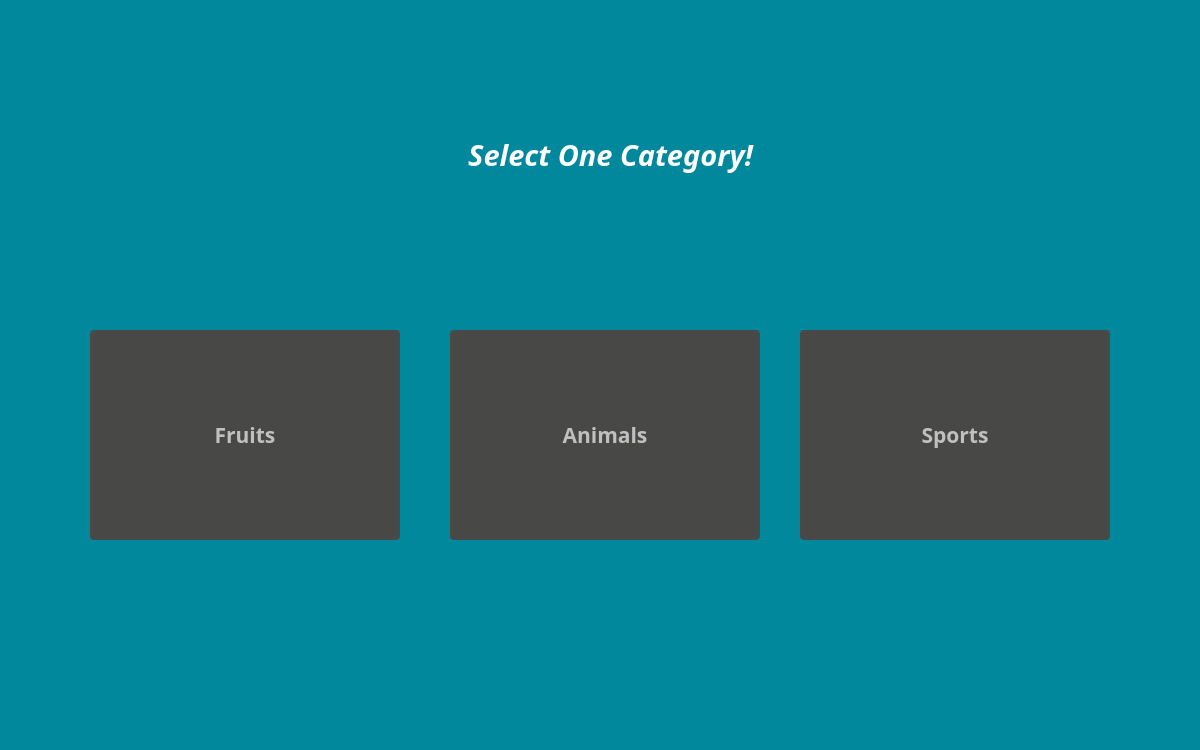
<?xml version="1.0" encoding="UTF-8"?>
<ui version="4.0">
 <class>Category</class>
 <widget class="QMainWindow" name="Category">
  <property name="geometry">
   <rect>
    <x>0</x>
    <y>0</y>
    <width>1200</width>
    <height>750</height>
   </rect>
  </property>
  <property name="windowTitle">
   <string>Category Layout</string>
  </property>
  <property name="styleSheet">
   <string notr="true">
        QWidget
        {
            color: #fff;
            background-color: #01889C;
            selection-background-color:#3d8ec9;
            selection-color: black;
            background-clip: border;
            border-image: none;
            outline: 0;
        }

        QPushButton
        {
            color: silver;
            background-color: #484846;
            border-width: 2px;
            border-color: #4A4949;
            border-style: solid;
            padding-top: 2px;
            padding-bottom: 2px;
            padding-left: 10px;
            padding-right: 10px;
            border-radius: 4px;
        }

        QPushButton:focus {
            background-color: #302F2F;
            color: white;
        }

        QPushButton:checked{
            background-color: #302F2F;
            border-color: #6A6969;
        }

        QPushButton:hover {
            border: 2px solid #fff;
            color: silver;
        }

        QPushButton:pressed
        {
            background-color: #484846;
        }

    </string>
  </property>
  <widget class="QWidget" name="centralwidget">
   <widget class="QLabel" name="label">
    <property name="geometry">
     <rect>
      <x>260</x>
      <y>100</y>
      <width>701</width>
      <height>111</height>
     </rect>
    </property>
    <property name="font">
     <font>
      <family>Century Gothic</family>
      <pointsize>22</pointsize>
     </font>
    </property>
    <property name="text">
     <string>&lt;html&gt;&lt;head/&gt;&lt;body&gt;&lt;p&gt;&lt;span style=&quot; font-weight:600; font-style:italic;&quot;&gt;Select One Category!&lt;/span&gt;&lt;/p&gt;&lt;/body&gt;&lt;/html&gt;</string>
    </property>
    <property name="alignment">
     <set>Qt::AlignCenter</set>
    </property>
   </widget>
   <widget class="QPushButton" name="btn_fruits">
    <property name="geometry">
     <rect>
      <x>90</x>
      <y>330</y>
      <width>310</width>
      <height>210</height>
     </rect>
    </property>
    <property name="font">
     <font>
      <family>Century Gothic</family>
      <pointsize>16</pointsize>
      <weight>75</weight>
      <bold>true</bold>
     </font>
    </property>
    <property name="cursor">
     <cursorShape>PointingHandCursor</cursorShape>
    </property>
    <property name="text">
     <string>Fruits</string>
    </property>
    <property name="icon">
     <iconset>
      <normaloff>image/strawberry.png</normaloff>image/strawberry.png</iconset>
    </property>
   </widget>
   <widget class="QPushButton" name="btn_animals">
    <property name="geometry">
     <rect>
      <x>450</x>
      <y>330</y>
      <width>310</width>
      <height>210</height>
     </rect>
    </property>
    <property name="font">
     <font>
      <family>Century Gothic</family>
      <pointsize>16</pointsize>
      <weight>75</weight>
      <bold>true</bold>
     </font>
    </property>
    <property name="cursor">
     <cursorShape>PointingHandCursor</cursorShape>
    </property>
    <property name="text">
     <string>Animals</string>
    </property>
    <property name="icon">
     <iconset>
      <normaloff>image/cat.png</normaloff>image/cat.png</iconset>
    </property>
   </widget>
   <widget class="QPushButton" name="btn_sports">
    <property name="geometry">
     <rect>
      <x>800</x>
      <y>330</y>
      <width>310</width>
      <height>210</height>
     </rect>
    </property>
    <property name="font">
     <font>
      <family>Century Gothic</family>
      <pointsize>16</pointsize>
      <weight>75</weight>
      <bold>true</bold>
     </font>
    </property>
    <property name="cursor">
     <cursorShape>PointingHandCursor</cursorShape>
    </property>
    <property name="text">
     <string>Sports</string>
    </property>
    <property name="icon">
     <iconset>
      <normaloff>image/ball.png</normaloff>image/ball.png</iconset>
    </property>
   </widget>
  </widget>
  <widget class="QStatusBar" name="statusbar"/>
 </widget>
 <resources/>
 <connections/>
</ui>
